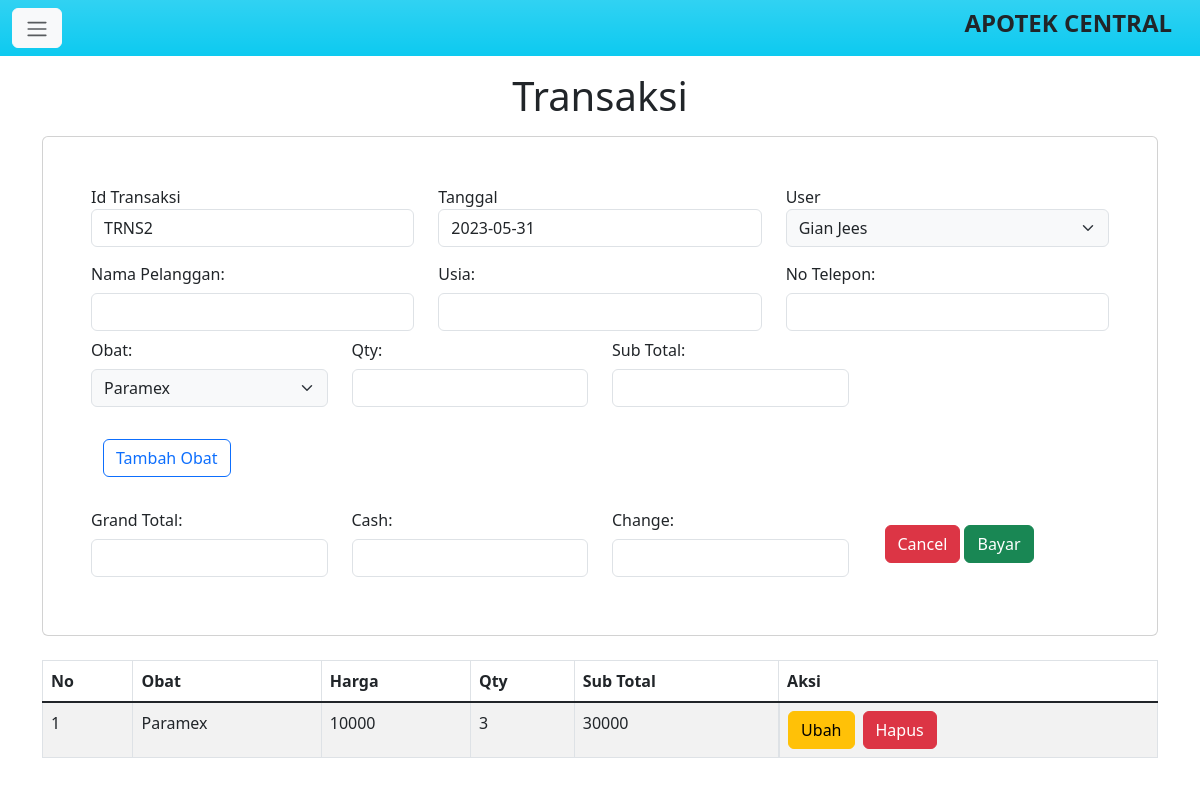
Page /kasir/transaksi.php (signed in) on the earlier database version.
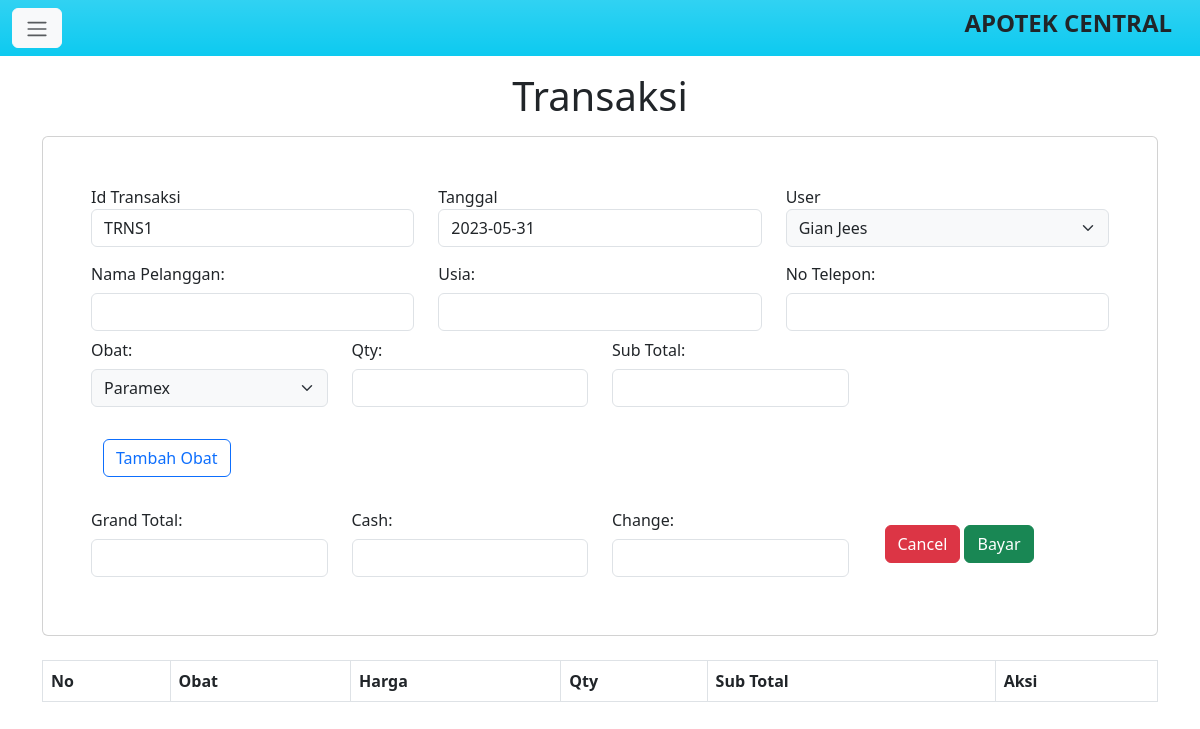
Same page on the later database version.
### tables this page shows
CREATE TABLE `tb_transaksi` (
  `id_transaksi` varchar(50) NOT NULL,
  `tgl_transaksi` date NOT NULL,
  `id_user` varchar(50) NOT NULL,
  `grand_total` double NOT NULL,
  `nama_plngn` varchar(50) NOT NULL,
  `usia` int(3) NOT NULL,
  `no_tlp` varchar(15) NOT NULL
);

CREATE TABLE `tb_detail_transaksi` (
  `id_detail` varchar(50) NOT NULL,
  `id_transaksi` varchar(50) NOT NULL,
  `id_obat` varchar(50) NOT NULL,
  `qty` int(11) NOT NULL,
  `sub_total` double NOT NULL
);

CREATE TABLE `tb_obat` (
  `id_obat` varchar(50) NOT NULL,
  `nama_obat` varchar(50) NOT NULL,
  `id_jenis` varchar(50) NOT NULL,
  `id_kategori` varchar(50) NOT NULL,
  `id_rak` varchar(50) NOT NULL,
  `stock_obat` int(11) NOT NULL,
  `harga` int(11) NOT NULL,
  `status_obat` enum('tersedia','kosong') NOT NULL
);

### kasir/transaksi.php (the view, shortened to what the changed rows need)
<?php
include 'config.php';
$sql2 = mysqli_query($conn, "SELECT id_transaksi FROM tb_transaksi ORDER BY id_transaksi  DESC LIMIT 1");
$row2 = mysqli_fetch_assoc($sql2);
if ($row2) {
    $lastId = $row2['id_transaksi'];
    $lastNumber = substr($lastId, 4);
    $newNumber = intval($lastNumber) + 1;
    $newId = "TRNS" . $newNumber;
} else {
    $newId = "TRNS1";
}
?>
<!doctype html>
<html lang="en">
<head>
    <link href="https://cdn.jsdelivr.net/npm/bootstrap@5.3.0-alpha3/dist/css/bootstrap.min.css" rel="stylesheet">
    <link rel="stylesheet" href="https://cdn.datatables.net/1.13.4/css/jquery.dataTables.min.css">
</head>
<body>
    <h1 class="text-center mt-3 mb-3">Transaksi</h1>
    <div class="container">
        <form action="" method="post">
            <div class="card p-5">
                <div class="row">
                    <div class="col-lg-4">
                        <div class="form-group">
                            <label for="id_transaksi">Id Transaksi</label>
                            <input type="text" name="id" id="id" class="form-control" value="<?php echo $newId ?>" readonly>
                        </div>
                    </div>
                </div>
            </div>
        </form>
        <table class="table table-striped table-bordered mt-4" id="tbl_detail">
            <thead>
                <tr>
                    <th>No</th>
                    <th>Obat</th>
                    <th>Harga</th>
                    <th>Qty</th>
                    <th>Sub Total</th>
                    <th>Aksi</th>
                </tr>
            </thead>
            <tbody class="table-group-divider">
                <?php
                include 'config.php';
                $query = mysqli_query($conn, "SELECT * FROM tb_detail_transaksi JOIN tb_obat ON tb_obat.id_obat = tb_detail_transaksi.id_obat JOIN tb_transaksi ON tb_transaksi.id_transaksi = tb_detail_transaksi.id_transaksi");
                while ($data = mysqli_fetch_array($query)) {
                ?>
                    <tr>
                        <td> <?php echo $data['id_detail']; ?> </td>
                        <td> <?php echo $data['nama_obat']; ?> </td>
                        <td> <?php echo $data['harga']; ?> </td>
                        <td> <?php echo $data['qty']; ?> </td>
                        <td> <?php echo $data['sub_total']; ?> </td>
                        <td class="d-flex"> <button type="button" class="btn btn-warning me-2" data-bs-toggle="modal" data-bs-target="#modalUbah<?php echo $data['id_detail']; ?>">
                                Ubah
                            </button>
                            <button type="button" class="btn btn-danger" data-bs-toggle="modal" data-bs-target="#modalHapus<?php echo $data['id_detail']; ?>">
                                Hapus
                            </button>
                        </td>
                    </tr>
                <?php
                }
                ?>
            </tbody>
        </table>
    </div>
</body>
</html>

Differences in the rows shown:
removed tb_transaksi: id "TRNS2"
removed tb_detail_transaksi: id_detail "1", id_obat.nama_obat "Paramex", id_obat.harga "10000", qty "3", sub_total "30000"
Other differences:
form field id: (not shown) → "TRNS1"
